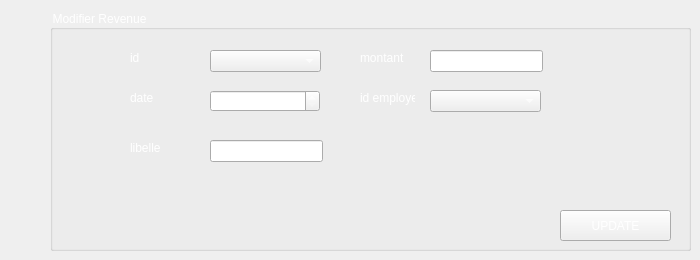
     <widget class="QWidget" name="Modifier">
      <attribute name="title">
       <string>Modifier</string>
      </attribute>
      <widget class="QGroupBox" name="groupBox_5">
       <property name="geometry">
        <rect>
         <x>50</x>
         <y>10</y>
         <width>641</width>
         <height>241</height>
        </rect>
       </property>
       <property name="styleSheet">
        <string notr="true">font: 75 12pt &quot;Adobe Gothic Std B&quot;;
color: rgb(255, 255, 255);</string>
       </property>
       <property name="title">
        <string>Modifier Revenue</string>
       </property>
       <widget class="QPushButton" name="pushButton_modifierRevenue">
        <property name="geometry">
         <rect>
          <x>510</x>
          <y>200</y>
          <width>111</width>
          <height>31</height>
         </rect>
        </property>
        <property name="styleSheet">
         <string notr="true">font: 14pt &quot;MV Boli&quot;;
</string>
        </property>
        <property name="text">
         <string>UPDATE</string>
        </property>
       </widget>
       <widget class="QDateEdit" name="de_date_r_ajout_2">
        <property name="geometry">
         <rect>
          <x>160</x>
          <y>80</y>
          <width>110</width>
          <height>22</height>
         </rect>
        </property>
       </widget>
       <widget class="QLabel" name="label_11">
        <property name="geometry">
         <rect>
          <x>80</x>
          <y>40</y>
          <width>55</width>
          <height>16</height>
         </rect>
        </property>
        <property name="text">
         <string>id</string>
        </property>
       </widget>
       <widget class="QComboBox" name="cb_r_emp_ajout_2">
        <property name="geometry">
         <rect>
          <x>380</x>
          <y>80</y>
          <width>111</width>
          <height>22</height>
         </rect>
        </property>
       </widget>
       <widget class="QLabel" name="label_7">
        <property name="geometry">
         <rect>
          <x>80</x>
          <y>130</y>
          <width>55</width>
          <height>16</height>
         </rect>
        </property>
        <property name="text">
         <string>libelle</string>
        </property>
       </widget>
       <widget class="QLabel" name="label_8">
        <property name="geometry">
         <rect>
          <x>310</x>
          <y>40</y>
          <width>55</width>
          <height>16</height>
         </rect>
        </property>
        <property name="text">
         <string>montant</string>
        </property>
       </widget>
       <widget class="QLabel" name="label_10">
        <property name="geometry">
         <rect>
          <x>80</x>
          <y>80</y>
          <width>55</width>
          <height>16</height>
         </rect>
        </property>
        <property name="text">
         <string>date</string>
        </property>
       </widget>
       <widget class="QLineEdit" name="le_montant_r_ajout_2">
        <property name="geometry">
         <rect>
          <x>380</x>
          <y>40</y>
          <width>113</width>
          <height>22</height>
         </rect>
        </property>
       </widget>
       <widget class="QLineEdit" name="le_libelle_r_ajout_2">
        <property name="geometry">
         <rect>
          <x>160</x>
          <y>130</y>
          <width>113</width>
          <height>22</height>
         </rect>
        </property>
       </widget>
       <widget class="QLabel" name="label_9">
        <property name="geometry">
         <rect>
          <x>310</x>
          <y>80</y>
          <width>55</width>
          <height>16</height>
         </rect>
        </property>
        <property name="text">
         <string>id employe</string>
        </property>
       </widget>
       <widget class="QComboBox" name="cb_r_id_modif">
        <property name="geometry">
         <rect>
          <x>160</x>
          <y>40</y>
          <width>111</width>
          <height>22</height>
         </rect>
        </property>
       </widget>
      </widget>
     </widget>
